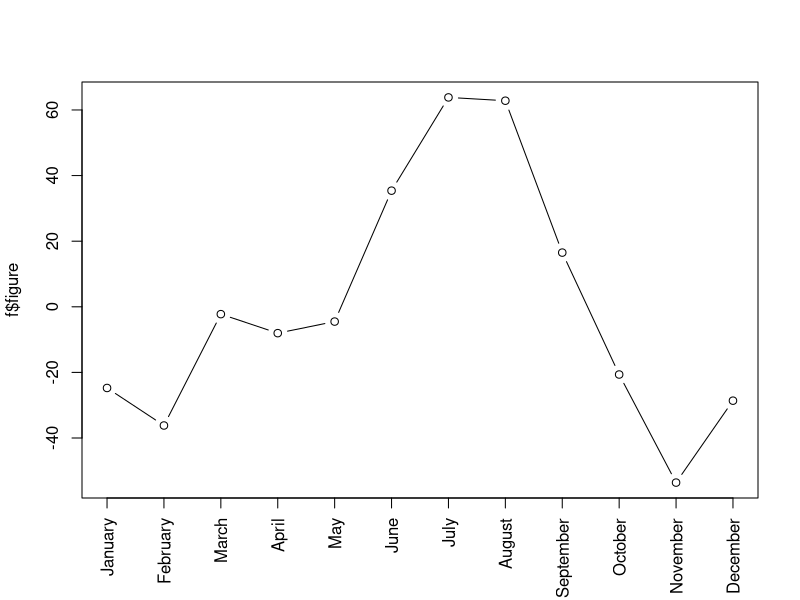
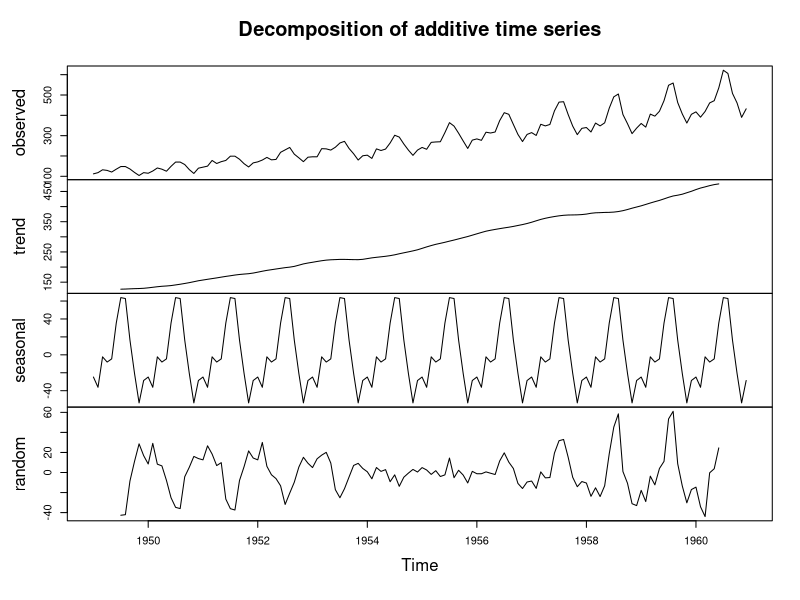
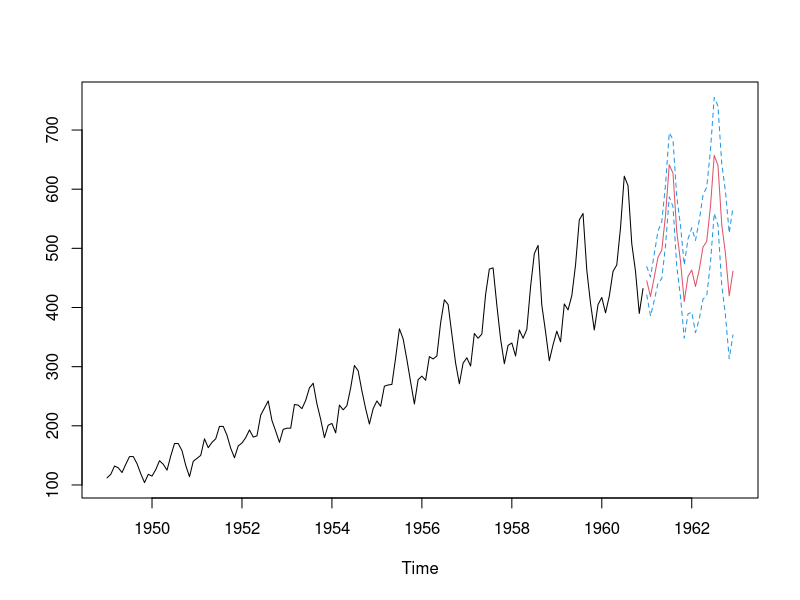

Write the R code that produced these figures, in order.
f = decompose(AirPassengers)

f$figure

plot(f$figure, type = 'b',xaxt = 'n',xlab = '')

monthNames = months(ISOdate(2011,1:12,1))
axis(1,at = 1:12,labels = monthNames, las = 2)
plot(f)

#ARIMA

fit = arima(AirPassengers,order = c(1,0,0),list(order = c(2,1,0),period = 12))

fore = predict(fit,n.ahead = 24)

U = fore$pred + 2*fore$se
L = fore$pred -2*fore$se

ts.plot(AirPassengers, fore$pred, U, L, col=c(1,2,4,4), lty = c(1,1,2,2))

